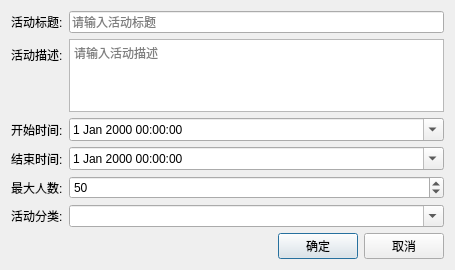
<?xml version="1.0" encoding="UTF-8"?>
<ui version="4.0">
 <class>CreateActivityDialog</class>
 <widget class="QDialog" name="CreateActivityDialog">
  <property name="geometry">
   <rect>
    <x>0</x>
    <y>0</y>
    <width>455</width>
    <height>270</height>
   </rect>
  </property>
  <property name="windowTitle">
   <string>创建新活动</string>
  </property>
  <property name="modal">
   <bool>true</bool>
  </property>
  <layout class="QVBoxLayout" name="verticalLayout">
   <item>
    <layout class="QFormLayout" name="formLayout">
     <item row="0" column="0">
      <widget class="QLabel" name="titleLabel">
       <property name="text">
        <string>活动标题:</string>
       </property>
      </widget>
     </item>
     <item row="0" column="1">
      <widget class="QLineEdit" name="titleEdit">
       <property name="placeholderText">
        <string>请输入活动标题</string>
       </property>
      </widget>
     </item>
     <item row="1" column="0">
      <widget class="QLabel" name="descriptionLabel">
       <property name="text">
        <string>活动描述:</string>
       </property>
      </widget>
     </item>
     <item row="1" column="1">
      <widget class="QTextEdit" name="descriptionEdit">
       <property name="placeholderText">
        <string>请输入活动描述</string>
       </property>
      </widget>
     </item>
     <item row="2" column="0">
      <widget class="QLabel" name="startTimeLabel">
       <property name="text">
        <string>开始时间:</string>
       </property>
      </widget>
     </item>
     <item row="2" column="1">
      <widget class="QDateTimeEdit" name="startTimeEdit">
       <property name="calendarPopup">
        <bool>true</bool>
       </property>
      </widget>
     </item>
     <item row="3" column="0">
      <widget class="QLabel" name="endTimeLabel">
       <property name="text">
        <string>结束时间:</string>
       </property>
      </widget>
     </item>
     <item row="3" column="1">
      <widget class="QDateTimeEdit" name="endTimeEdit">
       <property name="calendarPopup">
        <bool>true</bool>
       </property>
      </widget>
     </item>
     <item row="4" column="0">
      <widget class="QLabel" name="maxParticipantsLabel">
       <property name="text">
        <string>最大人数:</string>
       </property>
      </widget>
     </item>
     <item row="4" column="1">
      <widget class="QSpinBox" name="maxParticipantsSpin">
       <property name="minimum">
        <number>1</number>
       </property>
       <property name="maximum">
        <number>1000</number>
       </property>
       <property name="value">
        <number>50</number>
       </property>
      </widget>
     </item>
     <item row="5" column="0">
      <widget class="QLabel" name="categoryLabel">
       <property name="text">
        <string>活动分类:</string>
       </property>
      </widget>
     </item>
     <item row="5" column="1">
      <widget class="QComboBox" name="categoryCombo">
       <property name="editable">
        <bool>true</bool>
       </property>
      </widget>
     </item>
     <item row="6" column="0" colspan="2">
      <layout class="QHBoxLayout" name="horizontalLayout">
       <item>
        <spacer name="horizontalSpacer">
         <property name="orientation">
          <enum>Qt::Orientation::Horizontal</enum>
         </property>
         <property name="sizeHint" stdset="0">
          <size>
           <width>40</width>
           <height>20</height>
          </size>
         </property>
        </spacer>
       </item>
       <item>
        <widget class="QPushButton" name="okButton">
         <property name="text">
          <string>确定</string>
         </property>
        </widget>
       </item>
       <item>
        <widget class="QPushButton" name="cancelButton">
         <property name="text">
          <string>取消</string>
         </property>
        </widget>
       </item>
      </layout>
     </item>
    </layout>
   </item>
  </layout>
 </widget>
 <resources/>
 <connections>
  <connection>
   <sender>okButton</sender>
   <signal>clicked()</signal>
   <receiver>CreateActivityDialog</receiver>
   <slot>accept()</slot>
   <hints>
    <hint type="sourcelabel">
     <x>248</x>
     <y>254</y>
    </hint>
    <hint type="destinationlabel">
     <x>157</x>
     <y>274</y>
    </hint>
   </hints>
  </connection>
  <connection>
   <sender>cancelButton</sender>
   <signal>clicked()</signal>
   <receiver>CreateActivityDialog</receiver>
   <slot>reject()</slot>
   <hints>
    <hint type="sourcelabel">
     <x>316</x>
     <y>260</y>
    </hint>
    <hint type="destinationlabel">
     <x>286</x>
     <y>274</y>
    </hint>
   </hints>
  </connection>
 </connections>
</ui>
